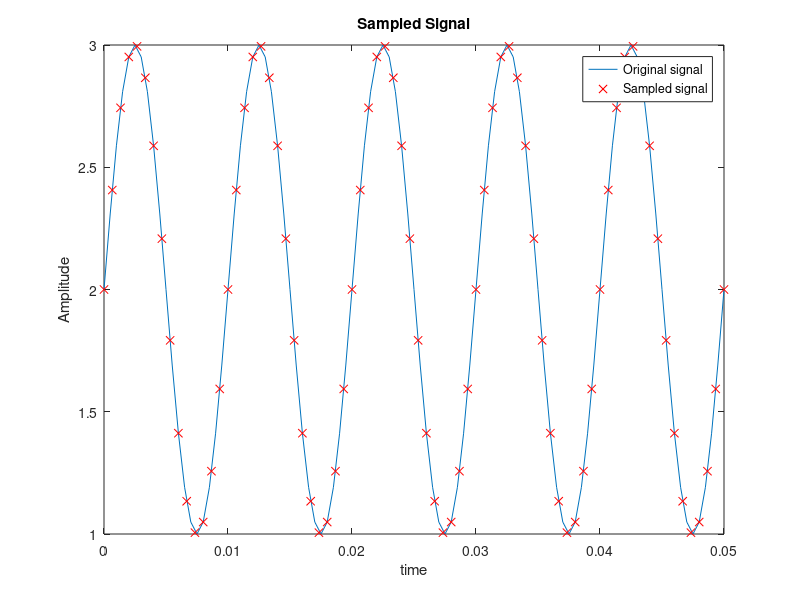
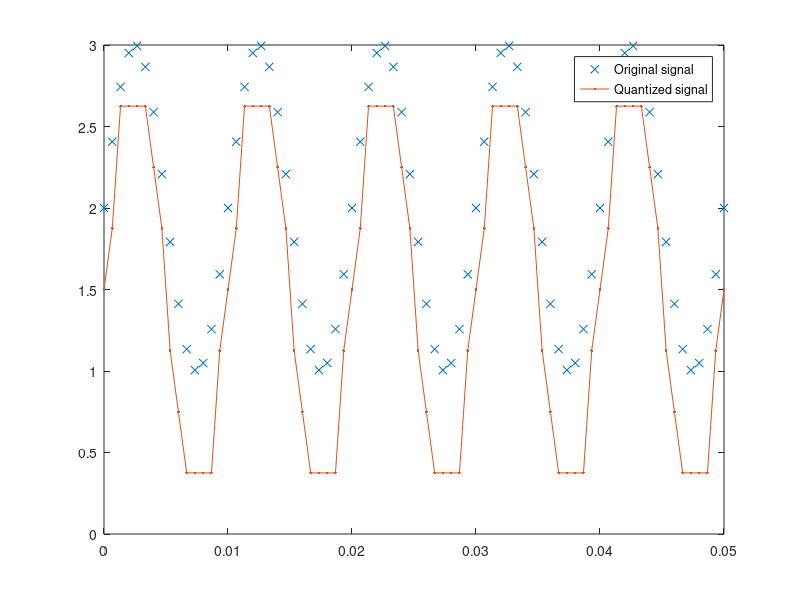
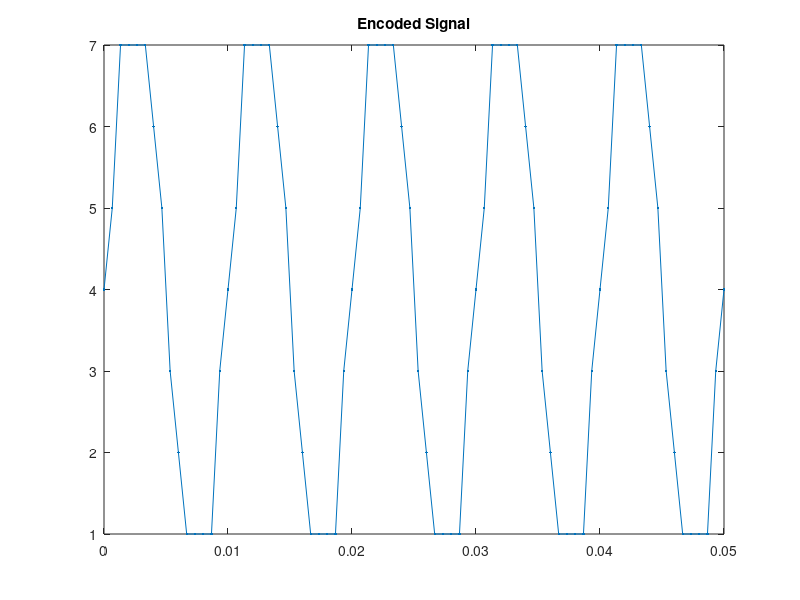
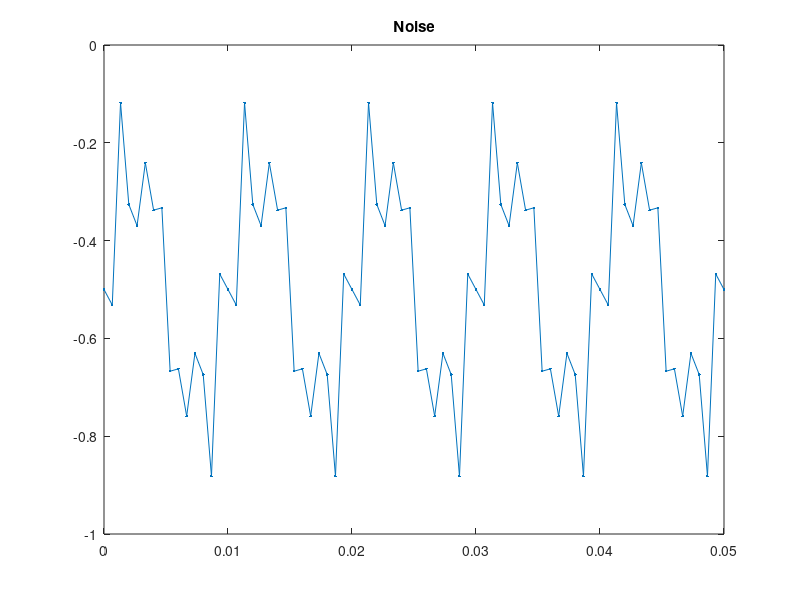

Reproduce these figures in MATLAB, in order. (Note: this script raises an error after producing the figures.)
clc;
clear all;
close all;% closing any opened figures
% Plotting the offset sinusoidal signal 
time = 0:.0005:.05;
freq_msg=100; %wave form frequency 
dc_ofst=2; % signal offset
signal=sin(2*pi*freq_msg*time)+dc_ofst; %Generating the signal

% plotting the signal 
figure;
plot(time,signal); 
xlabel('time'); 
ylabel('Amplitude'); 
title('Signal');
freq_sample=15*freq_msg;

% sampling frequency
samp_time=0:1/freq_sample:0.05; % sampling time 
samp_signal=dc_ofst+sin(2*pi*freq_msg*samp_time);% generating the sampled signal
hold on
plot(samp_time,samp_signal,'rx') % plotting the sampled signal 
title('Sampled Signal')
legend('Original signal','Sampled signal');

% Uniform Quantizer
L=8; %No of Quantization levels 
smin=round(min(signal)); smax=round(max(signal));
Quant_levl=linspace(smin,smax,L); % Length 8, to represent 9 intervals
codebook = linspace(0,smax,L+1); % Length 9, one entry for each interval
[index,quants] = quantiz(samp_signal,Quant_levl,codebook); % Quantize.

figure;
plot(samp_time,samp_signal,'x',samp_time,quants,'.-')% plotting sampled signal and quantization level title('Quantized Signal')
legend('Original signal','Quantized signal'); 
figure;
plot(samp_time,index,'.-')% plotting quantization levels of input signal
title('Encoded Signal');


% Binary coding

for i=1:length(index) 
    bincode_sig{i}=dec2bin(round(index(i)),3);
end
disp('binary encoded signal');
disp(bincode_sig)
% SNR ratio calculation
noise=quants-samp_signal; % calculating noise 
figure;
plot(samp_time,noise,'.-'); % plotting figure 
title('Noise');
r=snr(index,noise);% SNR 
snr1=['SNR :',num2str(r)]; 
disp(snr1)